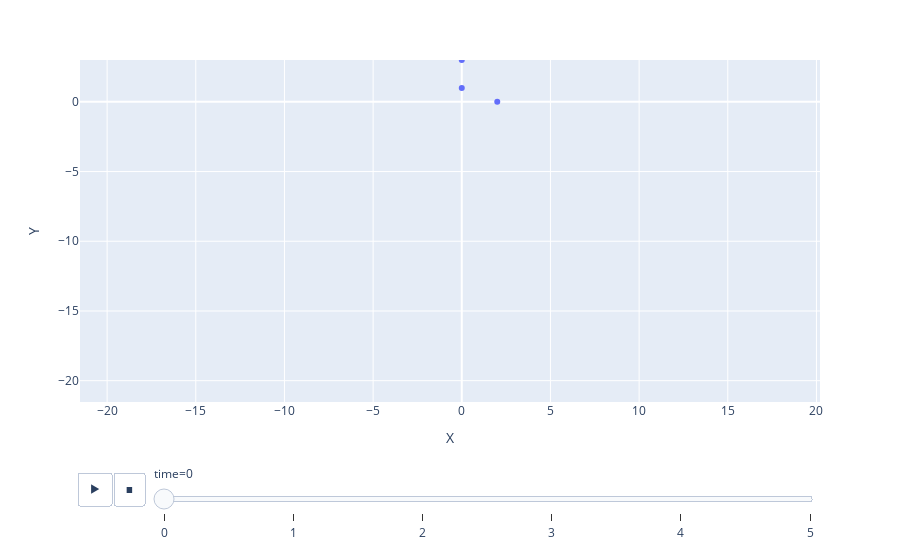

Notebook code for this chart:
### Code cell
px.scatter(df, x="X", y="Y", animation_frame="time", animation_group="body",
           range_x=[min(df.X),max(df.X)], range_y=[min(df.Y),max(df.Y)])
          # log_x=True, size_max=55,  #size="pop" color="body"

### Figure 1 — Plotly figure (JSON) as saved in the notebook; plotly's stock layout.template omitted (floating-point values rounded to 4 significant figures)
{"data": [{"hoverlabel": {"namelength": 0}, "hovertemplate": "time=0<br>X=%{x}<br>Y=%{y}", "ids": [1, 2, 3], "legendgroup": "", "marker": {"color": "#636efa", "symbol": "circle"}, "mode": "markers", "name": "", "showlegend": false, "type": "scatter", "x": [0, 0, 2], "xaxis": "x", "y": [1, 3, 0], "yaxis": "y"}], "layout": {"legend": {"tracegroupgap": 0}, "margin": {"t": 60}, "sliders": [{"active": 0, "currentvalue": {"prefix": "time="}, "len": 0.9, "pad": {"b": 10, "t": 60}, "steps": [{"args": [["0"], {"frame": {"duration": 0, "redraw": false}, "fromcurrent": true, "mode": "immediate", "transition": {"duration": 0, "easing": "linear"}}], "label": "0", "method": "animate"}, {"args": [["1"], {"frame": {"duration": 0, "redraw": false}, "fromcurrent": true, "mode": "immediate", "transition": {"duration": 0, "easing": "linear"}}], "label": "1", "method": "animate"}, {"args": [["2"], {"frame": {"duration": 0, "redraw": false}, "fromcurrent": true, "mode": "immediate", "transition": {"duration": 0, "easing": "linear"}}], "label": "2", "method": "animate"}, {"args": [["3"], {"frame": {"duration": 0, "redraw": false}, "fromcurrent": true, "mode": "immediate", "transition": {"duration": 0, "easing": "linear"}}], "label": "3", "method": "animate"}, {"args": [["4"], {"frame": {"duration": 0, "redraw": false}, "fromcurrent": true, "mode": "immediate", "transition": {"duration": 0, "easing": "linear"}}], "label": "4", "method": "animate"}, {"args": [["5"], {"frame": {"duration": 0, "redraw": false}, "fromcurrent": true, "mode": "immediate", "transition": {"duration": 0, "easing": "linear"}}], "label": "5", "method": "animate"}], "x": 0.1, "xanchor": "left", "y": 0, "yanchor": "top"}], "updatemenus": [{"buttons": [{"args": [null, {"frame": {"duration": 500, "redraw": false}, "fromcurrent": true, "mode": "immediate", "transition": {"duration": 500, "easing": "linear"}}], "label": "&#9654;", "method": "animate"}, {"args": [[null], {"frame": {"duration": 0, "redraw": false}, "fromcurrent": true, "mode": "immediate", "transition": {"duration": 0, "easing": "linear"}}], "label": "&#9724;", "method": "animate"}], "direction": "left", "pad": {"r": 10, "t": 70}, "showactive": false, "type": "buttons", "x": 0.1, "xanchor": "right", "y": 0, "yanchor": "top"}], "xaxis": {"anchor": "y", "domain": [0, 1], "range": [-21.53, 20.2], "title": {"text": "X"}}, "yaxis": {"anchor": "x", "domain": [0, 1], "range": [-21.53, 3], "title": {"text": "Y"}}}}
